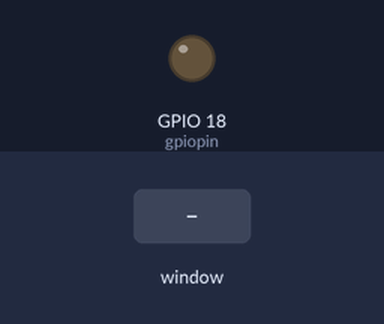
Bench run of a program on a simulated Raspberry Pi (BCM pin numbers). Parts: output pins drawn as LEDs (lit = HIGH). Inputs (shaded band) come from the test bench. The desktop window is not drawn, its controls go by their first labels and the mouse button is held 0.15 s.

Above: at 1.2 s.
1.3 s: control labelled "Led" in the window clicked
At 2.0 s:
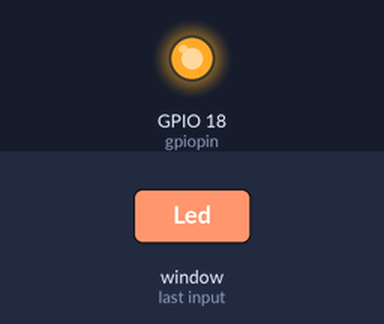
Timing chart, 0 to 4.3 s (numbered marks = the images above; inputs shaded):
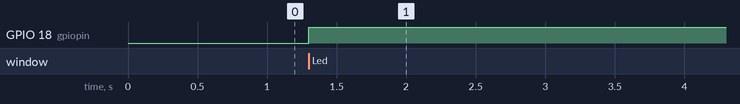

Measured:
- after the input at 1.3 s, GPIO 18 (gpiopin): LOW → HIGH at once

The program:

01.py
```python
import RPi.GPIO as GPIO # Cargamos la biblioteca RPi.GPIO
from tkinter import *   #Importamos la biblioteca para la interfaz grafica

def Ledonoff():         #Este metodo se ejecutara cuado el usuario presione en boton
    global prendido     # Variable booleana definida en el programa principal
    prendido=not prendido #Cambia de True a False y viceversa
    GPIO.output(gpiopin,prendido)# Enciende o apaga el Led conectado al gpio7

gpiopin = 18            #Variable para identificar al pin gpio 18 o fisico |1O.
GPIO.setmode(GPIO.BCM)  # Ponemos la Raspberry en modo BCM
GPIO.setup(gpiopin, GPIO.OUT)  # Ponemos el pin nº18 como salida para el LED #1
root = Tk()             #Se  crea una interfaz grafica
prendido=False          #Variable booleana que permitira la orden de prender o apagar el Led
btn_led = Button(root, text="Led", command=Ledonoff) #Agrega un boton ala interfaz grafica con el texto Led y ejecutara el metodo Ledonoff cuando se presione el boton
btn_led.pack()          #Adminitrador de elementos que agrega secuencialmente elementos a la GUI. En este caso el boton el boton a la interfaz
root.mainloop()         #Ejecuta la interfaz grafica
GPIO.cleanup()          #libera el pin gpio7 al cerrar la interfaz grafica
```
